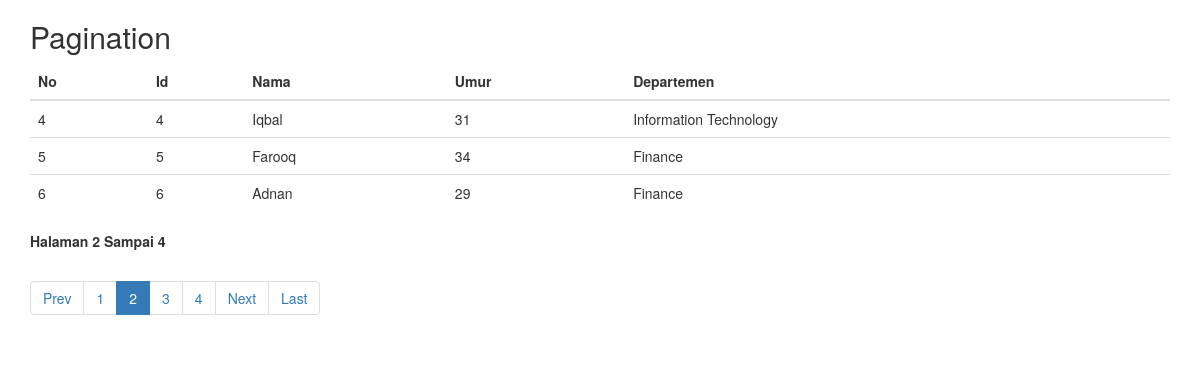
Screenshot of /?page=2 with the database file from the repository.
### tables this page shows
CREATE TABLE `pagination_table` (
  `id` int(10) NOT NULL,
  `name` varchar(250) NOT NULL,
  `age` int(10) NOT NULL,
  `dept` varchar(250) NOT NULL
);

### index.php (the view, shortened to what this page needs)
<!DOCTYPE html>
<html lang="en">
<head>
    <link rel="stylesheet" href="css/bootstrap.min.css">
</head>
<body>
<div class="container">
  <h2>Pagination</h2>
  <table class="table">
    <thead>
      <tr>
        <th>No</th>
        <th>Id</th>
        <th>Nama</th>
        <th>Umur</th>
        <th>Departemen</th>
      </tr>
    </thead>
    <tbody>
    <?php
        include "koneksi.php";
        if(isset($_GET['page']) && $_GET['page'] !="" ){
            $page = $_GET['page'];
        }else{
            $page = 1;
        }
        $total_data_page = 3;
        $offset = ($page - 1) * $total_data_page;
        $next_page = $page + 1;
        $prev_page = $page - 1;
        $result = $conn->query("SELECT * FROM pagination_table");
        $total_records = mysqli_num_rows($result);
        $total_no_page = ceil($total_records/$total_data_page);
        $resultPerPage = $conn->query("SELECT * FROM pagination_table
            LIMIT $offset,$total_data_page");
    ?>
    <?php $no = $offset+1; ?>
    <?php  while($row = mysqli_fetch_assoc($resultPerPage)) : ?>
        <tr>
            <td><?= $no; ?></td>
            <td><?= $row['id']; ?></td>
            <td><?= $row['name']; ?></td>
            <td><?= $row['age']; ?></td>
            <td><?= $row['dept']; ?></td>
        </tr>
        <?php $no++; ?>
        <?php endwhile; ?>
    </tbody>
  </table>
  <strong><p>Halaman <?php echo $page; ?> Sampai <?php echo $total_no_page; ?></p></strong>
  <ul class="pagination">
        <li <?php if($page <=1 ) {echo "class='disabled'";}  ?>>
            <a <?php if ($page > 1 ) { echo "href='?page=$prev_page'"; } ?>>Prev</a>
        </li>
        <?php
            if ($total_no_page > 10){
                if($page<=4){
                    for($i = 1 ; $i < 8 ; $i++){
                        if($i == $page){
                            echo "<li class='active'><a>$i</a></li>";
                        }else{
                            echo "<li><a href='?page=$i'>$i</a><li>";
                        }
                    }
                    echo "<li><a>...</a></li>";
                    echo "<li><a href='?page=$total_no_page'>$total_no_page</a></li>";
                }
                else if ($page > 4 && $page < $total_no_page - 4 ){
                    echo "<li><a href='?page=1'>1</a></li>";
                    echo "<li><a>...</a></li>";
                    for ($i = $page - 3 ; $i<= $page + 3; $i++){
                        if($i == $page){
                            echo "<li class='active'><a>$i</a></li>";
                        }else{
                            echo "<li><a href='?page=$i'>$i</a><li>";
                        }
                    }
                    echo "<li><a>...</a></li>";
                    echo "<li><a href='?page=$total_no_page'>$total_no_page</a></li>";
                }
                else{
                    echo "<li><a href='?page=1'>1</a></li>";
                    echo "<li><a>...</a></li>";
                    for($i = $total_no_page - 7; $i <= $total_no_page; $i++ ){
                        if($i == $page){
                            echo "<li class='active'><a>$i</a></li>";
                        }else{
                            echo "<li><a href='?page=$i'>$i</a><li>";
                        }
                    }
                }
            }
            else if ( $total_no_page <= 10 ){
                for ($i = 1 ; $i <=$total_no_page;$i++){
                    if($i == $page){
                        echo "<li class='active'><a>$i</a></li>";
                    }else{
                        echo "<li><a href='?page=$i'>$i</a><li>";
                    }
                }
            }
        ?>
        <li <?php if($page >= $total_no_page) { echo "class='disabled'"; } ?>>
            <a <?php if ($page < $total_no_page ) { echo "href='?page=$next_page'"; }?>>Next</a>
        </li>
        <?php if ($page < $total_no_page){
           echo "<li><a href='?page=$total_no_page'>Last</a></li>";
        }?>
  </ul>
</div>
</body>
</html>

### rows the page displays
pagination_table: id "4", name "Iqbal", age "31", dept "Information Technology"
pagination_table: id "5", name "Farooq", age "34", dept "Finance"
pagination_table: id "6", name "Adnan", age "29", dept "Finance"

### other values shown
$page "2"
$total_no_page "4"
